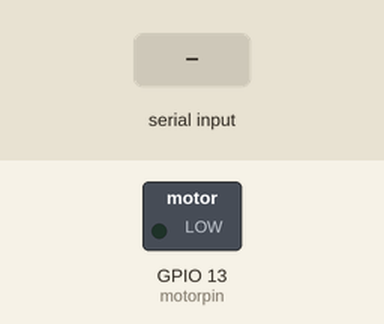
Recording of a sketch running on a simulated ESP32. Shown: switched loads named in the sketch (green lamp = pin HIGH). Inputs (shaded band) come from the test bench. Nothing arrives over Bluetooth unless stated.

Above: at 1.4 s.
1.5 s: "1" received over the second serial link
At 2.0 s:
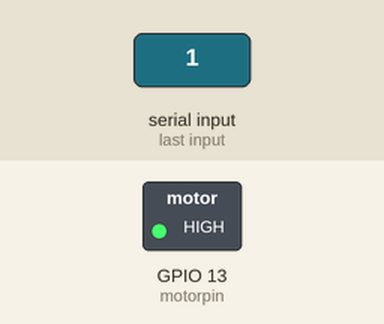
Timing chart, 0 to 5.5 s (numbered marks = the images above; inputs shaded):
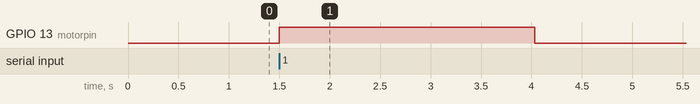

The sketch:

Monkey.ino
```cpp
#include "BluetoothSerial.h"

#if !defined(CONFIG_BT_ENABLED) || !defined(CONFIG_BLUEDROID_ENABLED)
#error Bluetooth is not enabled! Please run
`make menuconfig` to and enable it
#endif

BluetoothSerial SerialBT;
#define motorpin 13
int recmov=0;
int settime=250;
int runtime=0;

char bt_data; // variable for storing bluetooth data

void setup() {
  btStart();
  SerialBT.begin("Monkey1"); //Bluetooth device name
  delay(200);
  recmov=0;
  pinMode(motorpin, OUTPUT);
  digitalWrite(motorpin, LOW);
  runtime=0;
}
void loop() {
 if (SerialBT.available()){
   bt_data = SerialBT.read();
    if (bt_data=='1')
    {
      recmov=recmov+1;
    }
 }
 if (recmov>0)
 {
  digitalWrite(motorpin, HIGH);
  runtime=runtime+1;
  delay(10);
  if(runtime>=settime)
  {
    recmov=recmov-1;
    runtime=0;
  }
 }else{
   runtime=0;
   digitalWrite(motorpin, LOW);
 }
}
```

Measured:
- after the input at 1.5 s, GPIO 13 (motorpin): LOW → HIGH at once, → LOW 2.5 s later
